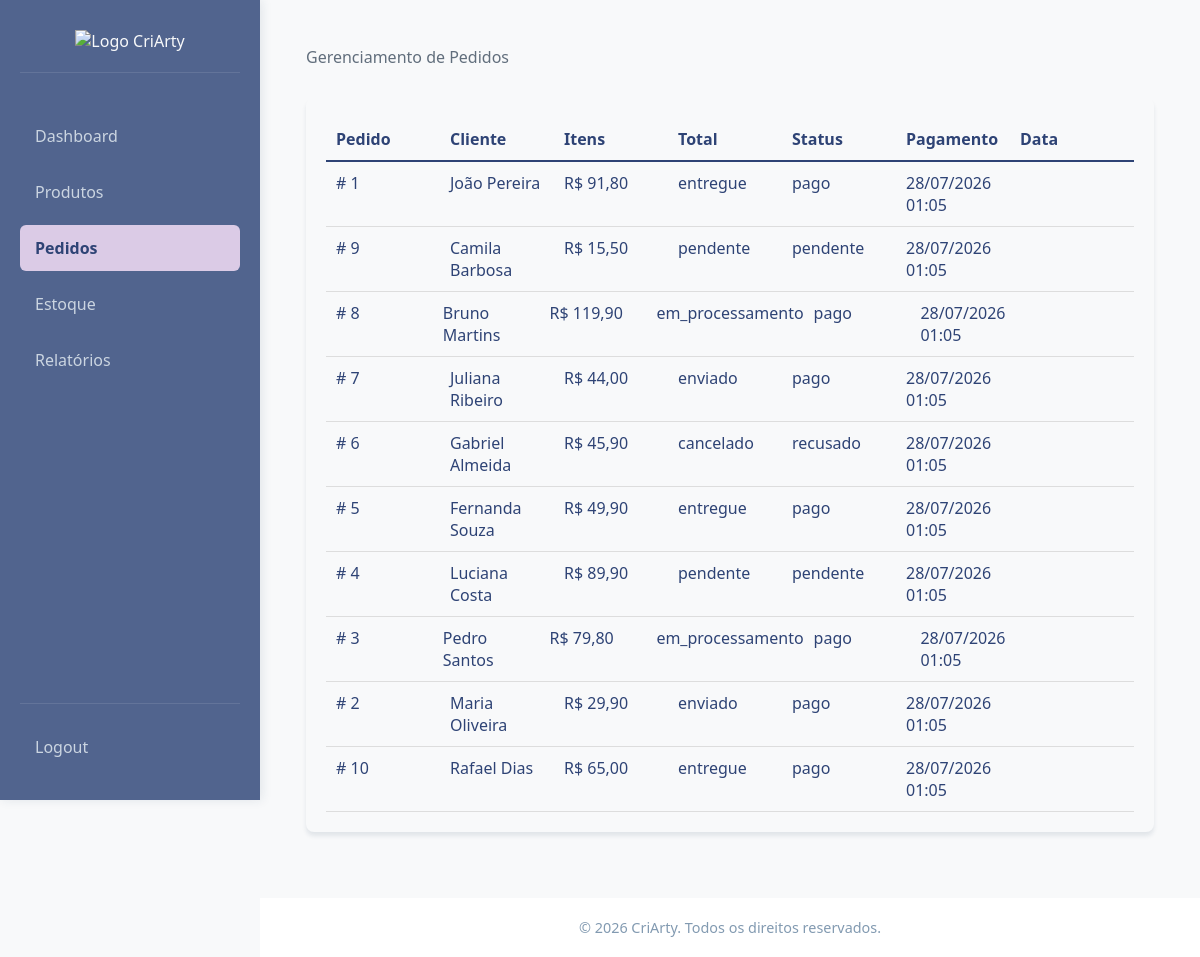
The app's page /admin/orders.php (signed in) with its own data.
### tables this page shows
CREATE TABLE IF NOT EXISTS `order` (
  `idOrder` INT NOT NULL AUTO_INCREMENT,
  `OrderDate` DATETIME NOT NULL DEFAULT CURRENT_TIMESTAMP,
  `Status` ENUM('pendente', 'em_processamento', 'enviado', 'entregue', 'cancelado') NOT NULL DEFAULT 'pendente',
  `PaymentStatus` ENUM('pendente', 'pago', 'recusado', 'estornado') NOT NULL DEFAULT 'pendente',
  `PaymentMethod` VARCHAR(30) NULL DEFAULT NULL,
  `TotalAmount` DECIMAL(10,2) NOT NULL,
  `Address_idAddress` INT NULL DEFAULT NULL,
  `Customer_idCustomer` INT NOT NULL,
  `createdAt` DATETIME NOT NULL DEFAULT CURRENT_TIMESTAMP,
  `updatedAt` DATETIME NOT NULL DEFAULT CURRENT_TIMESTAMP ON UPDATE CURRENT_TIMESTAMP,
  PRIMARY KEY (`idOrder`),
  INDEX `fk_Order_Customer1_idx` (`Customer_idCustomer` ASC),
  INDEX `fk_Order_Address1_idx` (`Address_idAddress` ASC),
  CONSTRAINT `fk_Order_Address1`
    FOREIGN KEY (`Address_idAddress`)
    REFERENCES `address` (`idAddress`),
  CONSTRAINT `fk_Order_Customer1`
    FOREIGN KEY (`Customer_idCustomer` )
    REFERENCES `customer` (`idCustomer`));

CREATE TABLE IF NOT EXISTS `customer` (
  `idCustomer` INT NOT NULL AUTO_INCREMENT,
  `Name` VARCHAR(100) NOT NULL,
  `Email` VARCHAR(100) NOT NULL,
  `passwordHash` VARCHAR(255) NULL DEFAULT NULL,
  `Phone` VARCHAR(20) NULL DEFAULT NULL,
  `CPF` VARCHAR(14) NOT NULL,
  `createdAt` DATETIME NOT NULL DEFAULT CURRENT_TIMESTAMP,
  `isActive` TINYINT(1) NOT NULL DEFAULT '1',
  PRIMARY KEY (`idCustomer`),
  UNIQUE INDEX `uq_customer_email` (`Email` ASC),
  UNIQUE INDEX `uq_customer_cpf` (`CPF` ASC));

### admin/orders.php (the view, shortened to what this page needs)
<?php
require_once("../config.php");
$orders = $conn->query("SELECT o.idOrder, o.OrderDate, o.Status, o.PaymentStatus, o.TotalAmount, c.Name AS CustomerName
    FROM `order` o
    INNER JOIN customer c ON c.idCustomer = o.Customer_idCustomer
    ORDER BY o.OrderDate DESC");
?>
<!doctype html>
<html lang="pt-br">
<head>
    <link rel="stylesheet" href="../css/style.css" />
    <link rel="stylesheet" href="../css/admin-styles/orders.css" />
</head>
<body>
    <div class="main-container">
        <aside class="sidebar">
            <div class="logo">
                <img src="../images/logo.png" alt="Logo CriArty" />
            </div>
            <nav>
                <ul>
                    <li><a href="dashboard.php">Dashboard</a></li>
                    <li><a href="products.php">Produtos</a></li>
                    <li><a href="orders.php" class="active">Pedidos</a></li>
                    <li><a href="stock.php">Estoque</a></li>
                    <li><a href="reports.php">Relatórios</a></li>
                </ul>
                <div class="perfil">
                    <?php if (!empty($_SESSION['user_id'])): ?>
                        <a href="../logout.php">Logout</a>
                    <?php else: ?>
                        <a href="../login.php">Login</a>
                    <?php endif; ?>
                </div>
            </nav>
        </aside>
        <div class="content-area">
            <main class="content-main">
                <p class="welcome-text">
                    Gerenciamento de Pedidos
                </p>
                <section class="orders-section">
                    <div class="orders-info">
                        <span>Pedido</span>
                        <span>Cliente</span>
                        <span>Itens</span>
                        <span>Total</span>
                        <span>Status</span>
                        <span>Pagamento</span>
                        <span>Data</span>
                    </div>
                    <ul>
                        <?php
                        if ($orders && $orders->num_rows > 0):
                            while ($order = $orders->fetch_assoc()):
                                ?>
                                <li class="order-item">
                                    <span># <?php echo $order["idOrder"]; ?> </span>
                                    <span> <?php echo htmlspecialchars($order["CustomerName"]); ?> </span>
                                    <span>R$ <?php echo number_format($order["TotalAmount"], 2, ',', '.'); ?> </span>
                                    <span> <?php echo htmlspecialchars($order["Status"]); ?> </span>
                                    <span> <?php echo htmlspecialchars($order["PaymentStatus"]); ?> </span>
                                    <span> <?php echo date('d/m/Y H:i', strtotime($order["OrderDate"])); ?> </span>
                                </li>
                            <?php
                            endwhile;
                        else:
                            ?>
                            <li class="order-item">
                                <span>Nenhum pedido encontrado.</span>
                            </li>
                        <?php
                        endif;
                        ?>
                    </ul>
                </section>
            </main>
            <footer>
                <p>&copy; 2026 CriArty. Todos os direitos reservados.</p>
            </footer>
        </div>
    </div>
</body>
</html>

### css/style.css (style rules this page uses)
* { margin: 0; padding: 0; box-sizing: border-box; text-decoration: none; list-style: none; }
:root { --primary-color: #51648e; --primary-color-dark: #384e81; --secondary-color: #dbcbe6; --secondary-color-dark: #b9b0c0; --tertiary-color: #848e51; --neutral-color: #F8F9FA; --bg-main: var(--neutral-color); --bg-sidebar: var(--primary-color); --bg-card: #ffffff; --text-dark: #2e4375; --text-light: #f8f9fa; }
html { scroll-behavior: smooth; min-height: 100vh; }
body { font-family: 'Segoe UI', Tahoma, Geneva, Verdana, sans-serif; background-color: var(--bg-main); color: var(--text-dark); }
.sidebar { background-color: var(--bg-sidebar); color: var(--text-light); padding: 30px 20px; box-shadow: 2px 0 10px rgba(28, 58, 90, 0.1); display: flex; flex-direction: column; height: 100vh; position: sticky; top: 0; }
.sidebar nav { display: flex; flex-direction: column; flex-grow: 1; }
.sidebar .perfil { margin-top: auto; padding-top: 20px; border-top: 1px solid rgba(255, 255, 255, 0.1); }
.sidebar .logo { margin-bottom: 40px; text-align: center; border-bottom: 1px solid rgba(255, 255, 255, 0.1); padding-bottom: 20px; }
.sidebar nav ul { display: flex; flex-direction: column; gap: 10px; }
.sidebar nav a { color: #cbd5e1; display: block; padding: 12px 15px; border-radius: 6px; transition: all 0.3s ease; }
.sidebar nav a:hover, .sidebar nav a.active { color: var(--text-light); background-color: var(--secondary-color); font-weight: 600; color: var(--text-dark); }
main { flex: 1; }
.welcome-text { color: #616e7c; margin-bottom: 30px; }
.main-container { display: grid; grid-template-columns: 260px 1fr; min-height: 100vh; }
.content-area { display: flex; flex-direction: column; }
.content-main { flex-direction: column; justify-content: space-between; margin: 46px; }
footer { background-color: var(--bg-card); padding: 20px; text-align: center; font-size: 0.9rem; color: #829ab1; border-top: 1px solid var(--border-color); margin-top: auto; }

### css/admin-styles/orders.css (style rules this page uses)
.orders-section { background-color: var(--light-navy); padding: 20px; border-radius: 8px; margin-bottom: 20px; border: 1px solid var(--border-color); box-shadow: 0 4px 4px rgba(28, 58, 90, 0.1); }
.orders-info { display: grid; grid-template-columns: repeat(7, 1fr); gap: 10px; font-weight: bold; padding: 10px; border-bottom: 2px solid var(--text-dark); }
.order-item { display: grid; grid-template-columns: repeat(7, 1fr); gap: 10px; padding: 10px; border-bottom: 1px solid #ddd; }

### records on screen
order: idOrder "1", Customer_idCustomer.Name "João Pereira", TotalAmount "91,80", Status "entregue", PaymentStatus "pago", OrderDate "28/07/2026 01:05"
order: idOrder "9", Customer_idCustomer.Name "Camila Barbosa", TotalAmount "15,50", Status "pendente", PaymentStatus "pendente", OrderDate "28/07/2026 01:05"
order: idOrder "8", Customer_idCustomer.Name "Bruno Martins", TotalAmount "119,90", Status "em_processamento", PaymentStatus "pago", OrderDate "28/07/2026 01:05"
order: idOrder "7", Customer_idCustomer.Name "Juliana Ribeiro", TotalAmount "44,00", Status "enviado", PaymentStatus "pago", OrderDate "28/07/2026 01:05"
order: idOrder "6", Customer_idCustomer.Name "Gabriel Almeida", TotalAmount "45,90", Status "cancelado", PaymentStatus "recusado", OrderDate "28/07/2026 01:05"
order: idOrder "5", Customer_idCustomer.Name "Fernanda Souza", TotalAmount "49,90", Status "entregue", PaymentStatus "pago", OrderDate "28/07/2026 01:05"
order: idOrder "4", Customer_idCustomer.Name "Luciana Costa", TotalAmount "89,90", Status "pendente", PaymentStatus "pendente", OrderDate "28/07/2026 01:05"
order: idOrder "3", Customer_idCustomer.Name "Pedro Santos", TotalAmount "79,80", Status "em_processamento", PaymentStatus "pago", OrderDate "28/07/2026 01:05"
order: idOrder "2", Customer_idCustomer.Name "Maria Oliveira", TotalAmount "29,90", Status "enviado", PaymentStatus "pago", OrderDate "28/07/2026 01:05"
order: idOrder "10", Customer_idCustomer.Name "Rafael Dias", TotalAmount "65,00", Status "entregue", PaymentStatus "pago", OrderDate "28/07/2026 01:05"
